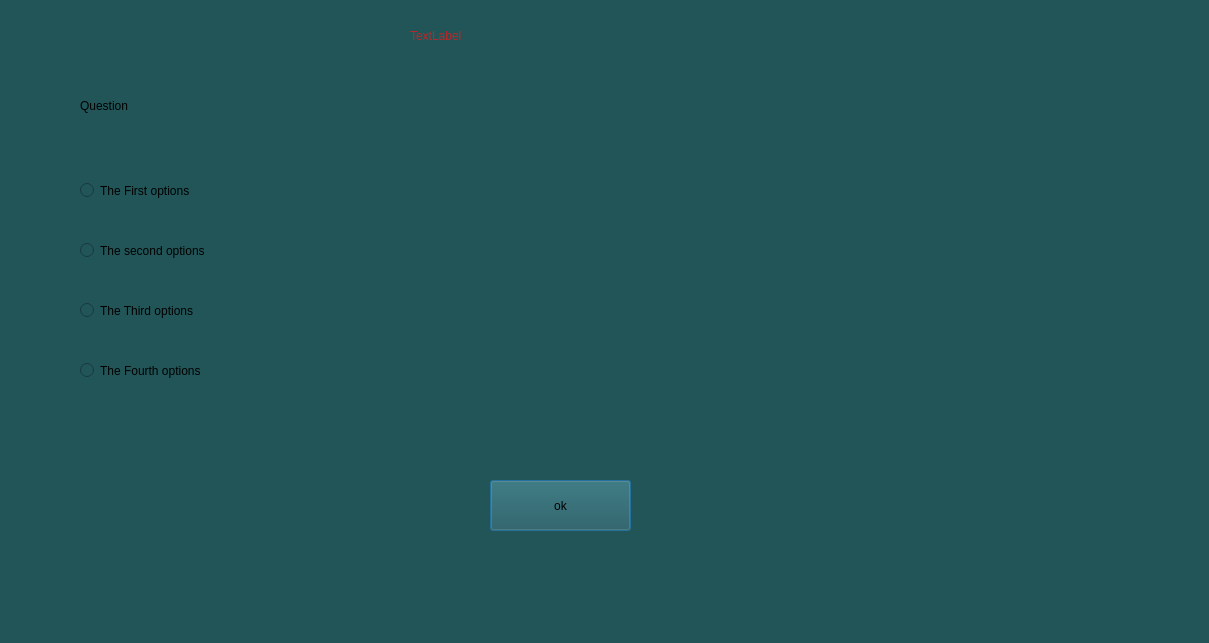
<?xml version="1.0" encoding="UTF-8"?>
<ui version="4.0">
 <class>question_of_player_to_survival_mode</class>
 <widget class="QDialog" name="question_of_player_to_survival_mode">
  <property name="geometry">
   <rect>
    <x>0</x>
    <y>0</y>
    <width>1209</width>
    <height>643</height>
   </rect>
  </property>
  <property name="windowTitle">
   <string>Dialog</string>
  </property>
  <property name="styleSheet">
   <string notr="true">background-color: rgb(33, 85, 88);</string>
  </property>
  <widget class="QPushButton" name="pushButton">
   <property name="geometry">
    <rect>
     <x>490</x>
     <y>480</y>
     <width>141</width>
     <height>51</height>
    </rect>
   </property>
   <property name="styleSheet">
    <string notr="true">font: 700 italic 14pt &quot;Segoe UI&quot;;</string>
   </property>
   <property name="text">
    <string>ok</string>
   </property>
  </widget>
  <widget class="QRadioButton" name="options_1">
   <property name="geometry">
    <rect>
     <x>80</x>
     <y>170</y>
     <width>1041</width>
     <height>41</height>
    </rect>
   </property>
   <property name="styleSheet">
    <string notr="true">font: 700 italic 12pt &quot;Segoe UI&quot;;</string>
   </property>
   <property name="text">
    <string>The First options</string>
   </property>
  </widget>
  <widget class="QRadioButton" name="options_2">
   <property name="geometry">
    <rect>
     <x>80</x>
     <y>230</y>
     <width>1101</width>
     <height>41</height>
    </rect>
   </property>
   <property name="styleSheet">
    <string notr="true">font: 700 italic 12pt &quot;Segoe UI&quot;;</string>
   </property>
   <property name="text">
    <string>The second options</string>
   </property>
  </widget>
  <widget class="QRadioButton" name="options_3">
   <property name="geometry">
    <rect>
     <x>80</x>
     <y>290</y>
     <width>1121</width>
     <height>41</height>
    </rect>
   </property>
   <property name="styleSheet">
    <string notr="true">font: 700 italic 12pt &quot;Segoe UI&quot;;</string>
   </property>
   <property name="text">
    <string>The Third options</string>
   </property>
  </widget>
  <widget class="QRadioButton" name="options_4">
   <property name="geometry">
    <rect>
     <x>80</x>
     <y>350</y>
     <width>1131</width>
     <height>41</height>
    </rect>
   </property>
   <property name="styleSheet">
    <string notr="true">font: 700 italic 12pt &quot;Segoe UI&quot;;</string>
   </property>
   <property name="text">
    <string>The Fourth options</string>
   </property>
  </widget>
  <widget class="QLabel" name="label">
   <property name="geometry">
    <rect>
     <x>80</x>
     <y>80</y>
     <width>1891</width>
     <height>51</height>
    </rect>
   </property>
   <property name="styleSheet">
    <string notr="true">font: 700 italic 12pt &quot;Segoe UI&quot;;</string>
   </property>
   <property name="text">
    <string>Question</string>
   </property>
  </widget>
  <widget class="QLabel" name="label_timer">
   <property name="geometry">
    <rect>
     <x>410</x>
     <y>20</y>
     <width>451</width>
     <height>31</height>
    </rect>
   </property>
   <property name="styleSheet">
    <string notr="true">color: rgb(186, 40, 40);
font: 700 italic 16pt &quot;Segoe UI&quot;;</string>
   </property>
   <property name="text">
    <string>TextLabel</string>
   </property>
  </widget>
 </widget>
 <resources/>
 <connections>
  <connection>
   <sender>pushButton</sender>
   <signal>clicked()</signal>
   <receiver>question_of_player_to_survival_mode</receiver>
   <slot>close()</slot>
   <hints>
    <hint type="sourcelabel">
     <x>314</x>
     <y>470</y>
    </hint>
    <hint type="destinationlabel">
     <x>425</x>
     <y>440</y>
    </hint>
   </hints>
  </connection>
 </connections>
</ui>
